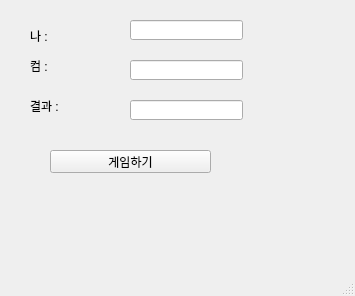
<?xml version="1.0" encoding="UTF-8"?>
<ui version="4.0">
 <class>le2</class>
 <widget class="QMainWindow" name="le2">
  <property name="geometry">
   <rect>
    <x>0</x>
    <y>0</y>
    <width>355</width>
    <height>296</height>
   </rect>
  </property>
  <property name="windowTitle">
   <string>MainWindow</string>
  </property>
  <widget class="QWidget" name="centralwidget">
   <widget class="QLabel" name="lblmine">
    <property name="geometry">
     <rect>
      <x>30</x>
      <y>30</y>
      <width>56</width>
      <height>12</height>
     </rect>
    </property>
    <property name="text">
     <string>나 : </string>
    </property>
   </widget>
   <widget class="QLabel" name="lblres">
    <property name="geometry">
     <rect>
      <x>30</x>
      <y>100</y>
      <width>56</width>
      <height>12</height>
     </rect>
    </property>
    <property name="text">
     <string>결과 : </string>
    </property>
   </widget>
   <widget class="QLabel" name="lblcom">
    <property name="geometry">
     <rect>
      <x>30</x>
      <y>60</y>
      <width>56</width>
      <height>12</height>
     </rect>
    </property>
    <property name="text">
     <string>컴 : </string>
    </property>
   </widget>
   <widget class="QLineEdit" name="lemine">
    <property name="geometry">
     <rect>
      <x>130</x>
      <y>20</y>
      <width>113</width>
      <height>20</height>
     </rect>
    </property>
   </widget>
   <widget class="QLineEdit" name="lecom">
    <property name="geometry">
     <rect>
      <x>130</x>
      <y>60</y>
      <width>113</width>
      <height>20</height>
     </rect>
    </property>
   </widget>
   <widget class="QLineEdit" name="leres">
    <property name="geometry">
     <rect>
      <x>130</x>
      <y>100</y>
      <width>113</width>
      <height>20</height>
     </rect>
    </property>
   </widget>
   <widget class="QPushButton" name="pb">
    <property name="geometry">
     <rect>
      <x>50</x>
      <y>150</y>
      <width>161</width>
      <height>23</height>
     </rect>
    </property>
    <property name="text">
     <string>게임하기</string>
    </property>
   </widget>
  </widget>
  <widget class="QMenuBar" name="menubar">
   <property name="geometry">
    <rect>
     <x>0</x>
     <y>0</y>
     <width>355</width>
     <height>21</height>
    </rect>
   </property>
  </widget>
  <widget class="QStatusBar" name="statusbar"/>
 </widget>
 <resources/>
 <connections/>
</ui>
